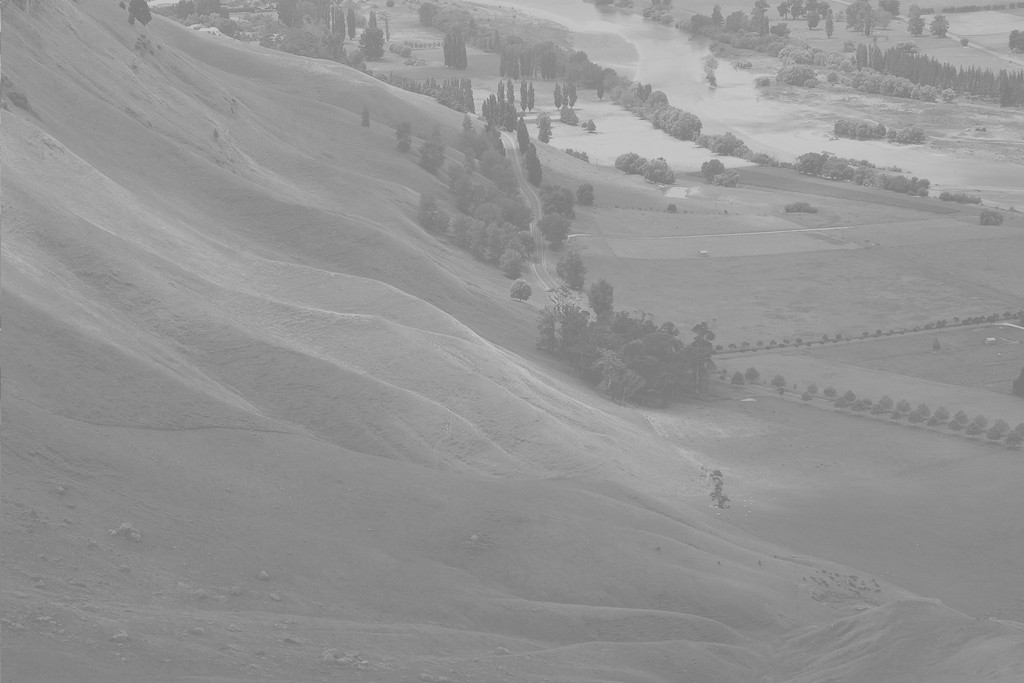
#> input picture uneq_hist_1.jpg, 1024 x 683 px
$ python a1_q5_hists.py
#> lines starting #> are read from the running program, lines starting #| are printed output that depends on the picture
'''
READ ME FIRST :
    PLEASE COMMENT/UNCOMMENT THE RESPECTIVE IMAGES BEFORE RUNNING
    FOR A VALID REASON THAT I DO NOT WISH TO PICTURE BOMB THE SCREEN
'''

import numpy as np
import matplotlib.pyplot as plt
import cv2 as cv
import time

start = time.time()

# Open and Load the Image
'''COMMENT/UNCOMMENT THE RESPECTIVE IMAGES BEFORE RUNNING HERE'''
col_img = cv.imread('uneq_hist_1.jpg')
#> col_img is the input picture: shape (683, 1024, 3); min 114, max 208, mean 148
# [7 lines of commented-out code are left out]
col_img_size = col_img.shape
#> col_img_size = (683, 1024, 3)
cv.imshow('Original Image', col_img)
cv.waitKey(1)

# Convert the Three Channel Image to Single Channel
g_img = np.uint8((0.30 * col_img[:,:,0]) + (0.59 * col_img[:,:,1]) + (0.11 * col_img[:,:,2]))
cv.imshow('Grayscale Image', g_img)
cv.waitKey(1)


def get_Hist(image):
    # Variables
    L = 256
    # Gray Value Distribution
    gval = np.array([i for i in range(0, L)]).reshape(1, -1)
    # Get the Histogram Distribution
    hist = list()
    for n in range(0, L):
        hist.append(np.count_nonzero(image == n))
    # Histogram Distribution
    hist = np.array(hist).reshape(1, -1)
    # Cumulative Density Distribution
    cdf = np.cumsum(hist).reshape(1, -1)
    # Return Distributions
    return [gval[0], hist[0], cdf[0]]

def plot_Hist(params):
    image, string = params[0], params[1]
    # Get the Distributions
    gray, hist, cdf = get_Hist(image)
    # Plot Histogram
    plt.figure(string)
    plt.step(gray, hist, 'r')
    plt.xlabel('Gray Values')
    plt.ylabel('No. of Gray Value Occurences')
    plt.title(string)
    # Plot Histogram CDF
    string = string + ' CDF'
    plt.figure(string)
    plt.step(gray, cdf, 'r')
    plt.xlabel('Gray Values')
    plt.ylabel('No. of Gray Value Occurences')
    plt.title(string)
    # Return Image and Histogram Distribution
    return [image, cdf]

def Eq_Hist(params):
    # Histogram Equalization Function
    image, cdf = params[0], params[1]
    # Variables
    L, M, N = float(256), float(image.shape[1]), float(image.shape[0])
    # Get the Equalization Distribution
    hist_Eq = [0 for i in range(0, int(L))]
    # Get Minimum Value of CDF greater than Zero
    cdf_min = float(min(i for i in cdf if i > 0))
    # Get the Equalized Histogram using the Formula
    for n in range(0, int(L)):
        hist_Eq[n] = round(((L - 1) * (cdf[n] - cdf_min))/((M * N) - 1))
    # Again, if any value <= 0, put it to 0
    hist_Eq = np.array(hist_Eq)
    hist_Eq[hist_Eq <= 0.0] = 0.0
    # Return Image and Equalized Histogram Distribution
    return [image, hist_Eq]

def Clip_Hist(params):
    # Get Original Image CDF Distribution
    cdf_clip = params[0]
    # Variables alpha, beta, b
    alpha, beta, b = 50, 2, 150
    # Gray Values 0 through alpha
    cdf_clip[:alpha] = 0
    # Gray Values alpha through b
    cdf_clip[alpha:b] = [(beta * (h - alpha)) for h in range(alpha, b)]
    # Gray Values b through 255 (end)
    cdf_clip[b:] = (beta * (b - alpha))
    # If any value <= 0, put it to 0
    cdf_clip[cdf_clip <= 0] = 0
    # Return Clipped CDF Distribution
    return cdf_clip

def Rng_Comp(params):
    # Get Original Image CDF Distribution
    cdf_rc = params[0]
    # Get the C value
    c = params[1]
    # Get the CDF Distribution after applying the Formula
    cdf_rc = [(c * np.log10([1 + gray])) for gray in cdf_rc]
    # Return Range Compressed CDF Distribution
    return np.uint8(cdf_rc)

def new_Img(params):
    image, new_hist = params[0], params[1]
    # Function to Obtain the New Image
    new_img = np.zeros(image.shape)
    # Match the Pixel Locations of New Image with Reference Image Pixel Values
    for r in range(0, image.shape[0]):
        for c in range(0, image.shape[1]):
            new_img[r, c] = new_hist[image[r, c]]
    # Return the New Image
    return new_img

def plot_HistFxn(params):
    new_hist, string = params[0], params[1]
    gray = np.array([i for i in range(0, 256)]).reshape(1, -1)
    gray = gray[0]
    # Plot Histogram
    plt.figure(string)
    plt.step(gray, new_hist, 'r')
    plt.xlabel('Gray Values')
    plt.ylabel('No. of Gray Value Occurences')
    plt.title(string)
    return None

def show_NewImg(params):
    # Obtain the Parameters - Image and Title
    new_img, string = params[0], params[1]
    # Output the Image
    cv.imshow(string, np.uint8(new_img))
    # Return Nothing
    return None


# Equalization
image, cdf = plot_Hist([g_img, 'Image Histogram Before Equalization'])
#> in plot_Hist, `image, string = params[0], params[1]`: string = 'Image Histogram Before Equalization'
#> after the loop in get_Hist, `for n in range(0, L):`: hist = 256 values, max 54083 at index 138, min 0 at index 0, mean 2732
#> in plot_Hist, `gray, hist, cdf = get_Hist(image)`: gray = 256 values from 0 to 255; cdf = 256 values from 0 to 699392
#> in plot_Hist, `string = string + ' CDF'`: string = 'Image Histogram Before Equalization CDF'
#> cdf = 256 values from 0 to 699392
image, new_hist = Eq_Hist([image, cdf])
#> in Eq_Hist, `cdf_min = float(min(i for i in cdf if i > 0))`: cdf_min = 1
#> after the loop in Eq_Hist, `for n in range(0, int(L)):`: hist_Eq = 256 values from 0 to 255
#> new_hist = 256 values from 0 to 255
plot_HistFxn([new_hist, 'Histogram Equalization Function'])
#> in plot_HistFxn, `new_hist, string = params[0], params[1]`: string = 'Histogram Equalization Function'
#> in plot_HistFxn, `gray = gray[0]`: gray = 256 values from 0 to 255
new_img = new_Img([image, new_hist])
#> in new_Img, `new_img = np.zeros(image.shape)`: new_img: shape (683, 1024) float64; every value is 0
#> after the loop in new_Img, `for r in range(0, image.shape[0]):`:
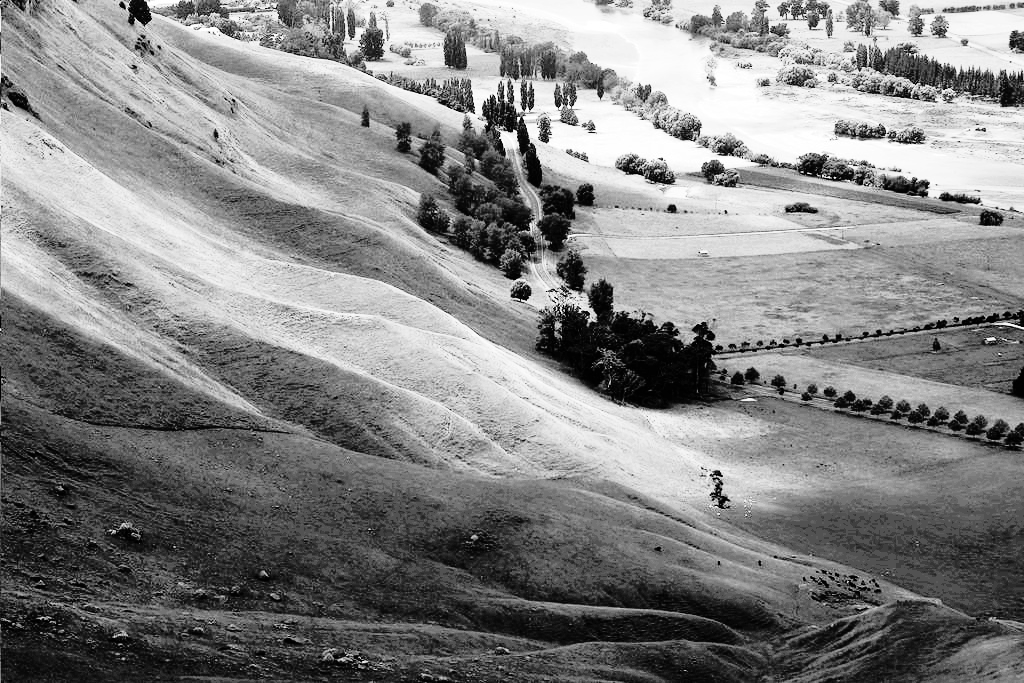
#> new_img: shape (683, 1024) float64; min 0, max 255, mean 131.3
new_img, new_cdf = plot_Hist([new_img, 'Image Histogram After Equalization'])
#> new_cdf = 256 values from 395 to 699392
show_NewImg([new_img, 'Image After Histogram Equalization'])
#> in show_NewImg, `new_img, string = params[0], params[1]`: string = 'Image After Histogram Equalization'

# Clipping
image, cdf = plot_Hist([g_img, 'Image Histogram Before Clipping'])
hist_clip = Clip_Hist([cdf])
#> in Clip_Hist, `cdf_clip = params[0]`: cdf_clip = 256 values from 0 to 699392
#> hist_clip = 256 values from 0 to 200
plot_HistFxn([hist_clip, 'Histogram Clipping Function'])
new_img = new_Img([image, hist_clip])
#> after the loop in new_Img (call 2), `for r in range(0, image.shape[0]):`:
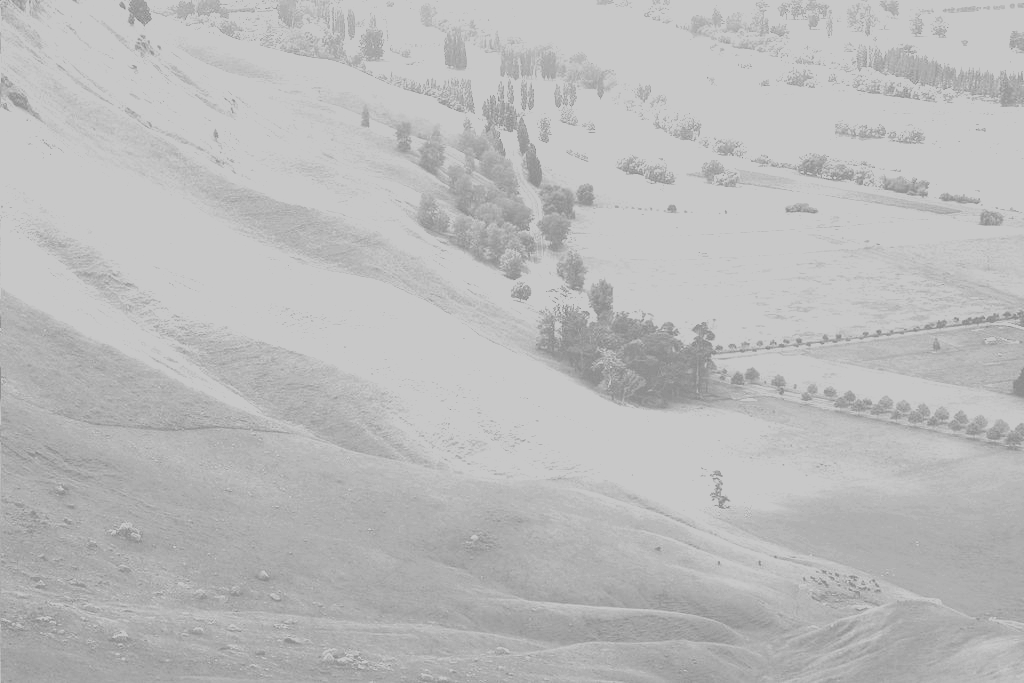
#> new_img: shape (683, 1024) float64; min 126, max 200, mean 186.4
new_img, new_cdf = plot_Hist([new_img, 'Image Histogram After Clipping'])
#> new_cdf = 256 values from 0 to 699392
show_NewImg([new_img, 'Image After Histogram Clipping'])

# Range Compression
C_vals = [1, 10, 100, 1000, 10000]
for c in C_vals:
    image, cdf = plot_Hist([g_img, 'Image Histogram Before Range Compression C = ' + str(c)])
    hist_rc = Rng_Comp([cdf, c])
    plot_HistFxn([hist_rc, 'Histogram Range Compression Function C = ' + str(c)])
    new_img = new_Img([image, hist_rc])
    new_img, new_cdf = plot_Hist([new_img, 'Image Histogram After Range Compression C = ' + str(c)])
    show_NewImg([new_img, 'Image After Histogram Range Compression C = ' + str(c)])
#> this loop made 5 passes
#> pass 1, `new_img = new_Img([image, hist_rc])`:
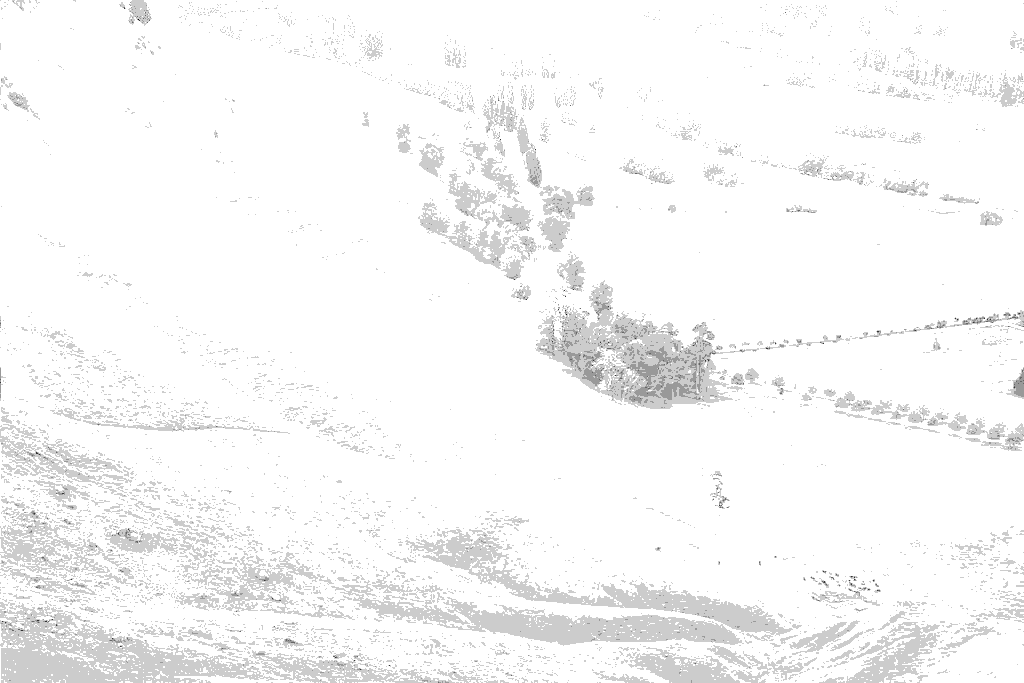
#> new_img: shape (683, 1024) float64; min 0, max 5, mean 4.85; drawn with min black and max white
#> pass 2, in show_NewImg (call 4), `cv.imshow(string, np.uint8(new_img))`:
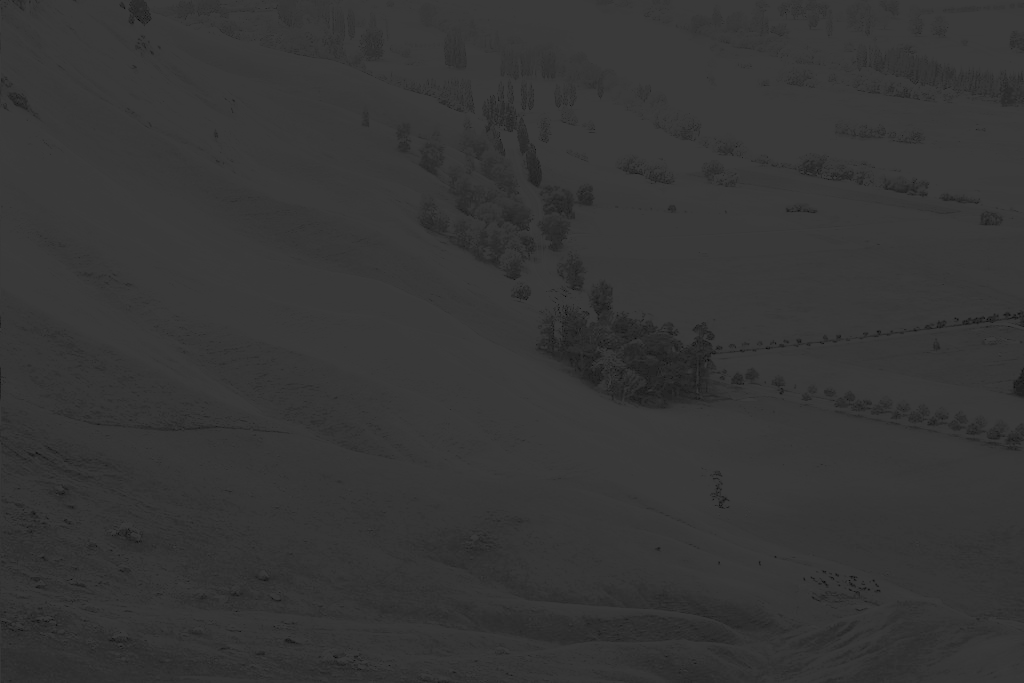
#> window 'Image After Histogram Range Co': shape (683, 1024); min 3, max 58, mean 53.8


end = time.time()
time_taken = (end - start)/60

# End of File
#> figure, not shown here; curve peaks at x = 138, y = 54083
#> figure, not shown here; curve peaks at x = 208, y = 699392
#> figure, not shown here; curve peaks at x = 198, y = 255
#> figure, not shown here; curve peaks at x = 82, y = 54083
#> figure, not shown here; curve peaks at x = 255, y = 699392
#> figure, not shown here; curve peaks at x = 138, y = 54083
#> figure, not shown here; curve peaks at x = 208, y = 699392
#> figure, not shown here; curve peaks at x = 150, y = 200
#> figure, not shown here; curve peaks at x = 200, y = 269122
#> figure, not shown here; curve peaks at x = 200, y = 699392
#> figure, not shown here; curve peaks at x = 138, y = 54083
#> figure, not shown here; curve peaks at x = 208, y = 699392
#> figure, not shown here; curve peaks at x = 135, y = 5
#> figure, not shown here; curve peaks at x = 5, y = 604179
#> figure, not shown here; curve peaks at x = 5, y = 699392
#> figure, not shown here; curve peaks at x = 138, y = 54083
#> figure, not shown here; curve peaks at x = 208, y = 699392
#> figure, not shown here; curve peaks at x = 167, y = 58
#> figure, not shown here; curve peaks at x = 57, y = 144631
#> figure, not shown here; curve peaks at x = 58, y = 699392
#> figure, not shown here; curve peaks at x = 138, y = 54083
#> figure, not shown here; curve peaks at x = 208, y = 699392
#> figure, not shown here; curve peaks at x = 135, y = 250
#> figure, not shown here; curve peaks at x = 23, y = 54083
#> figure, not shown here; curve peaks at x = 250, y = 699392
#> figure, not shown here; curve peaks at x = 138, y = 54083
#> figure, not shown here; curve peaks at x = 208, y = 699392
#> figure, not shown here; curve peaks at x = 148, y = 239
#> figure, not shown here; curve peaks at x = 233, y = 54083
#> figure, not shown here; curve peaks at x = 239, y = 699392
#> figure, not shown here; curve peaks at x = 138, y = 54083
#> figure, not shown here; curve peaks at x = 208, y = 699392
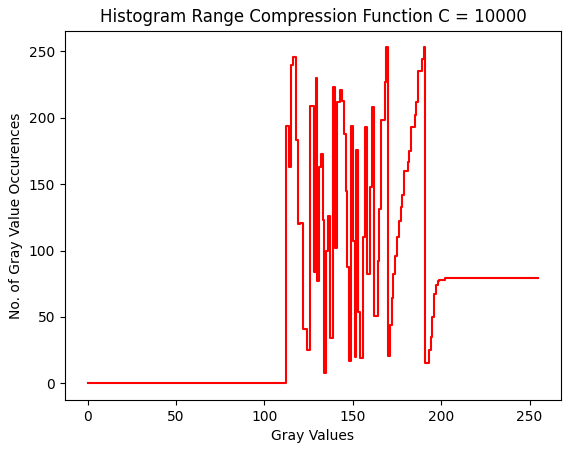
#> figure drawn by matplotlib, 1 panel; curve peaks at x = 170, y = 253
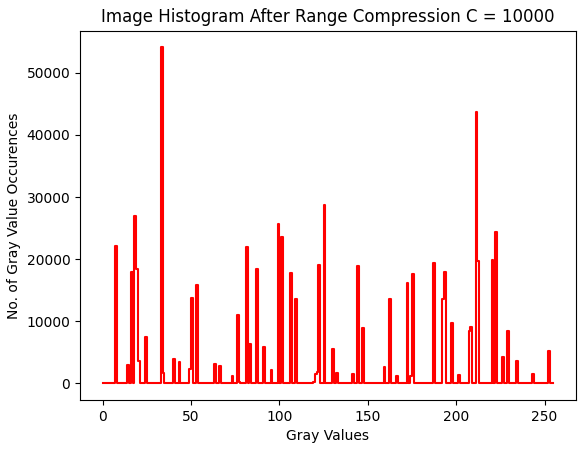
#> figure drawn by matplotlib, 1 panel; curve peaks at x = 34, y = 54083
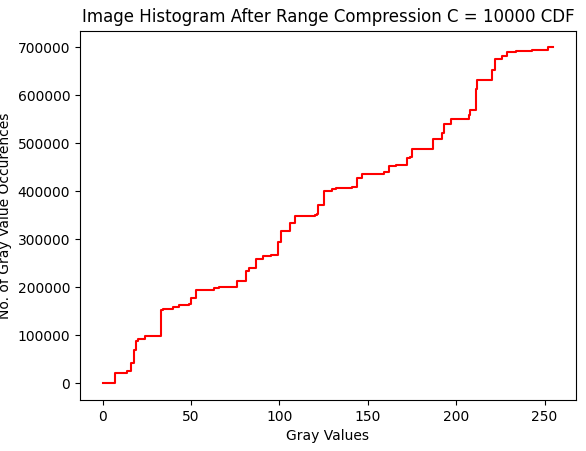
#> figure drawn by matplotlib, 1 panel; curve peaks at x = 253, y = 699392

$ run again, with uneq_hist_3.jpg copied over uneq_hist_1.jpg
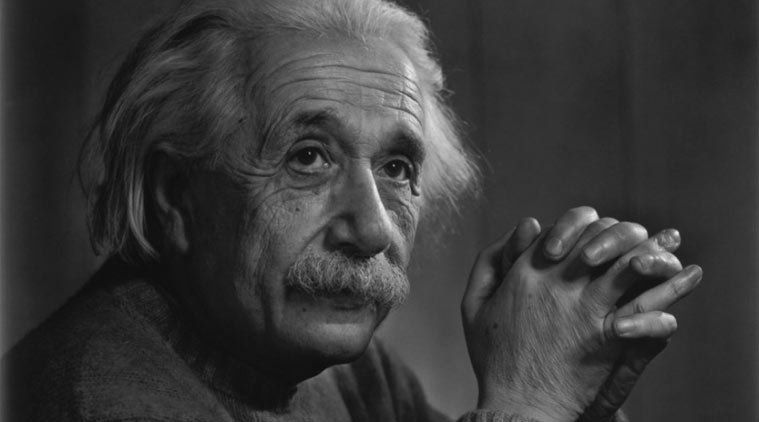
#> input picture uneq_hist_3.jpg, 759 x 422 px
#> col_img is the input picture: shape (422, 759, 3); min 8, max 235, mean 57.6
#> in plot_Hist, `image, string = params[0], params[1]`: string = 'Image Histogram Before Equalization'
#> after the loop in get_Hist, `for n in range(0, L):`: hist = 256 values, max 10565 at index 46, min 0 at index 0, mean 1251.2
#> in plot_Hist, `gray, hist, cdf = get_Hist(image)`: gray = 256 values from 0 to 255; cdf = 256 values from 0 to 320298
#> in plot_Hist, `string = string + ' CDF'`: string = 'Image Histogram Before Equalization CDF'
#> `image, cdf = plot_Hist([g_img, 'Image Histogram Before Equalization'])`: cdf = 256 values from 0 to 320298
#> cdf_min = 2
#> after the loop in Eq_Hist, `for n in range(0, int(L)):`: hist_Eq = 256 values from 0 to 255
#> in plot_HistFxn, `new_hist, string = params[0], params[1]`: string = 'Histogram Equalization Function'
#> in plot_HistFxn, `gray = gray[0]`: gray = 256 values from 0 to 255
#> `new_img, new_cdf = plot_Hist([new_img, 'Image Histogram After Equaliza..`: new_cdf = 256 values from 103 to 320298
#> in show_NewImg, `new_img, string = params[0], params[1]`: string = 'Image After Histogram Equalization'
#> cdf_clip = 256 values from 0 to 320298
#> hist_clip = 256 values from 0 to 200
#> after the loop in new_Img (call 2), `for r in range(0, image.shape[0]):`:
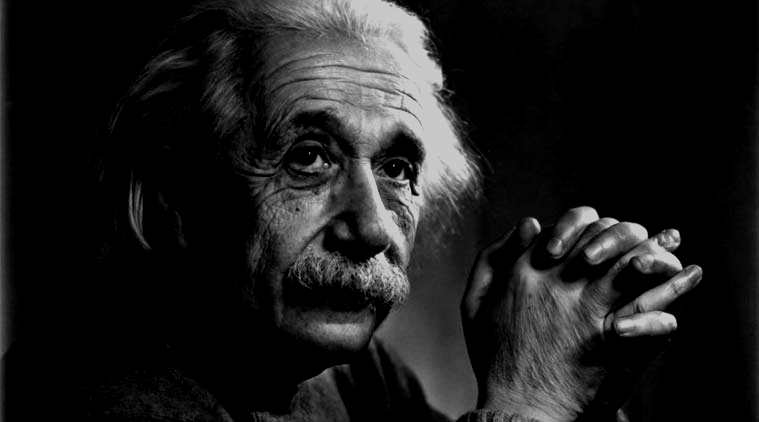
#> new_img: shape (422, 759) float64; min 0, max 200, mean 28.5
#> `new_img, new_cdf = plot_Hist([new_img, 'Image Histogram After Clipping..`: new_cdf = 256 values from 180141 to 320298
#> the loop `for c in C_vals:` made 5 passes
#> `# End of File`:
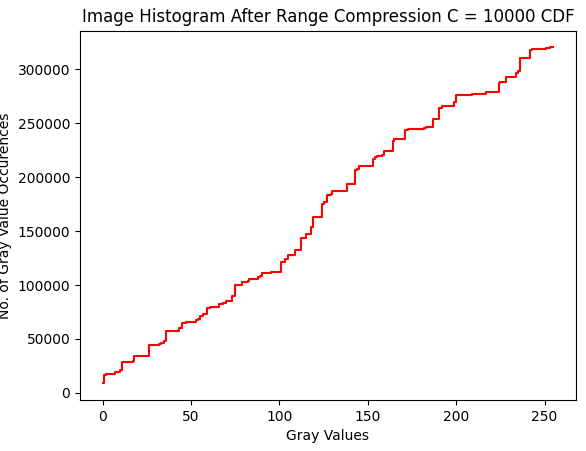
#> figure drawn by matplotlib, 1 panel; curve peaks at x = 255, y = 320298
